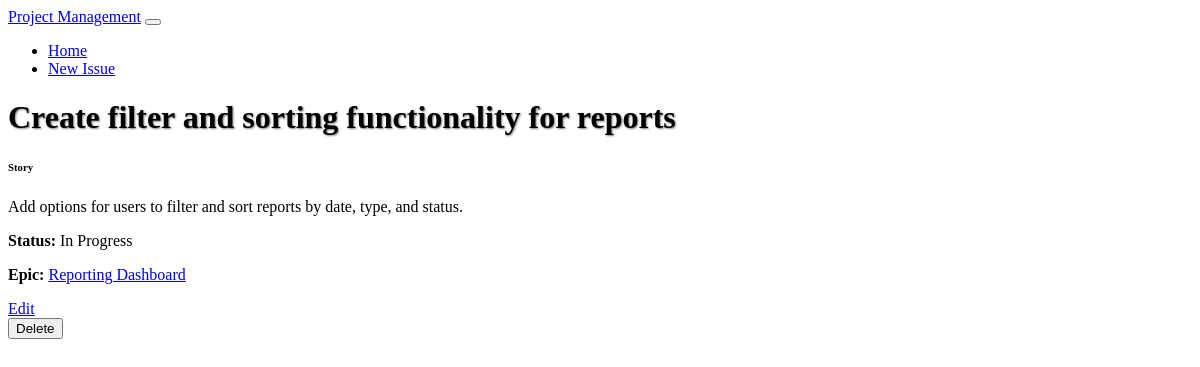
The page /issues/6 on the database its author committed.
### models.py (models this page shows, shortened)
class Issue(TimestampMixin, db.Model):
    __tablename__ = 'issues'
    id = db.Column(db.Integer, primary_key=True)
    type = db.Column(db.String(50))  # Polymorphic identity for subclasses
    title = db.Column(db.String(100), nullable=False)
    description = db.Column(db.Text)
    status = db.Column(db.String(20), default='Open')
    epic_id = db.Column(db.Integer, db.ForeignKey('issues.id', ondelete='SET NULL'))  # Self-referential FK for epics
    children = relationship("Issue", backref=backref('epic', remote_side=[id]))
    diffs = relationship("Diff", back_populates="issue", cascade="all, delete-orphan")
    embedding = db.Column(JSON)
    __mapper_args__ = {
        'polymorphic_identity': 'issue',
        'polymorphic_on': type
    }

class Epic(Issue):
    __mapper_args__ = {
        'polymorphic_identity': 'epic',
    }

### routes.py (the view)
@app.route('/issues/<int:id>', methods=['GET'])
def show_issue(id):
    issue = Issue.query.get_or_404(id)
    return render_template('issues/show.html', issue=issue)

### templates/issues/show.html (shortened to what this page needs)
{% extends "base.html" %}
{% block content %}
<div class="card">
    <div class="card-body">
        <h1 class="card-title">{{ issue.title }}</h1>
        <h6 class="card-subtitle mb-2 text-muted">{{ issue.type.capitalize() }}</h6>
        <p class="card-text">{{ issue.description }}</p>
        <p><strong>Status:</strong> {{ issue.status }}</p>
        {% if issue.epic %}
            <p><strong>Epic:</strong> <a href="{{ url_for('show_issue', id=issue.epic.id) }}">{{ issue.epic.title }}</a></p>
        {% endif %}
        <div class="mt-4">
            <a href="{{ url_for('edit_issue', id=issue.id) }}" class="btn btn-primary me-2">Edit</a>
            <form action="{{ url_for('delete_issue', id=issue.id) }}" method="POST" class="d-inline">
                <button type="submit" class="btn btn-danger" onclick="return confirm('Are you sure you want to delete this issue?')">Delete</button>
            </form>
        </div>
    </div>
</div>
{% endblock %}

### static/css/custom.css (style rules this page uses)
body { padding-bottom: 20px; }
.card { margin-bottom: 20px; border-width: 2px !important; }
.card .card-title, .card .card-subtitle, .card .card-text { color: var(--bs-light) !important; }
.card .card-title { text-shadow: 1px 1px 2px rgba(0, 0, 0, 0.5); }

### rows shown on the page
Epic: title "Create filter and sorting functionality for reports", type "Story", description "Add options for users to filter and sort reports by date, type, and status.", status "In Progress"
Epic: epic "Reporting Dashboard"
